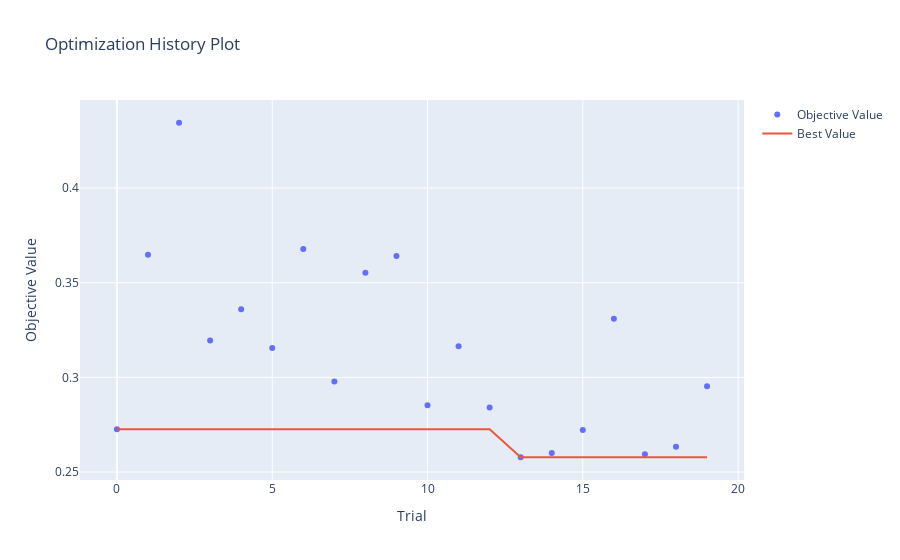

The notebook cell this image was saved under:
### Code cell
optuna.visualization.plot_optimization_history(study)

### Figure 1 — Plotly figure (JSON) as saved in the notebook; plotly's stock layout.template omitted (floating-point values rounded to 4 significant figures)
{"data": [{"mode": "markers", "name": "Objective Value", "type": "scatter", "x": [0, 1, 2, 3, 4, 5, 6, 7, 8, 9, 10, 11, 12, 13, 14, 15, 16, 17, 18, 19], "y": [0.2726, 0.3648, 0.4345, 0.3195, 0.336, 0.3155, 0.3678, 0.2978, 0.3553, 0.3642, 0.2853, 0.3165, 0.2841, 0.2578, 0.2601, 0.2721, 0.331, 0.2594, 0.2633, 0.2953]}, {"mode": "lines", "name": "Best Value", "type": "scatter", "x": [0, 1, 2, 3, 4, 5, 6, 7, 8, 9, 10, 11, 12, 13, 14, 15, 16, 17, 18, 19], "y": [0.2726, 0.2726, 0.2726, 0.2726, 0.2726, 0.2726, 0.2726, 0.2726, 0.2726, 0.2726, 0.2726, 0.2726, 0.2726, 0.2578, 0.2578, 0.2578, 0.2578, 0.2578, 0.2578, 0.2578]}, {"marker": {"color": "#cccccc"}, "mode": "markers", "name": "Infeasible Trial", "showlegend": false, "type": "scatter", "x": [], "y": []}], "layout": {"title": {"text": "Optimization History Plot"}, "xaxis": {"title": {"text": "Trial"}}, "yaxis": {"title": {"text": "Objective Value"}}}}
